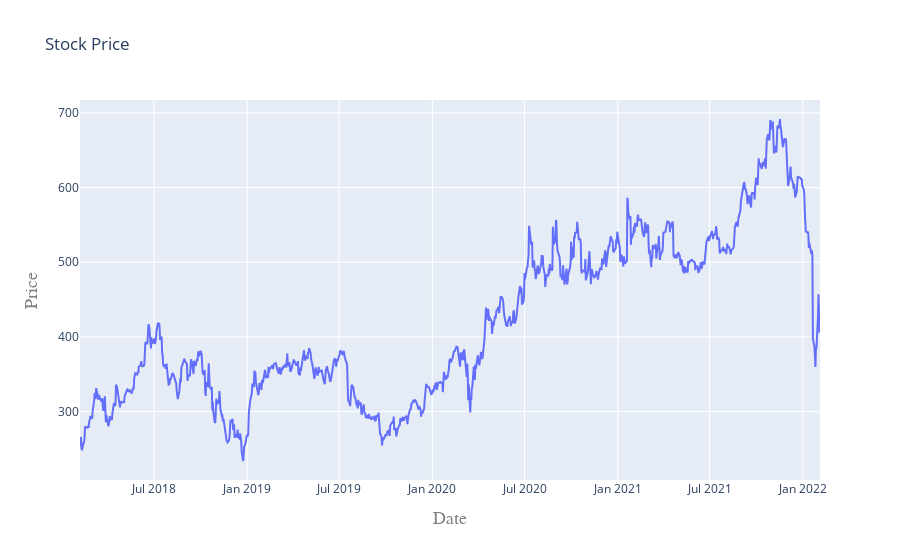

Here is the notebook cell this chart was saved with:
### Code cell
#plot(plot) #plotting offline
iplot(plot)

### Figure 1 — Plotly figure (JSON) as saved in the notebook; plotly's stock layout.template omitted (floating-point values rounded to 4 significant figures; data arrays with more than 128 entries replaced by an {"elided": "..."} marker saying what was removed)
{"data": [{"type": "scatter", "x": {"elided": "1009 str values"}, "y": {"elided": "1009 float values"}}], "layout": {"title": {"text": "Stock Price"}, "xaxis": {"title": {"font": {"color": "#7f7f7f", "family": "Courier New, monospace", "size": 18}, "text": "Date"}}, "yaxis": {"title": {"font": {"color": "#7f7f7f", "family": "Courier New, monospace", "size": 18}, "text": "Price"}}}}
